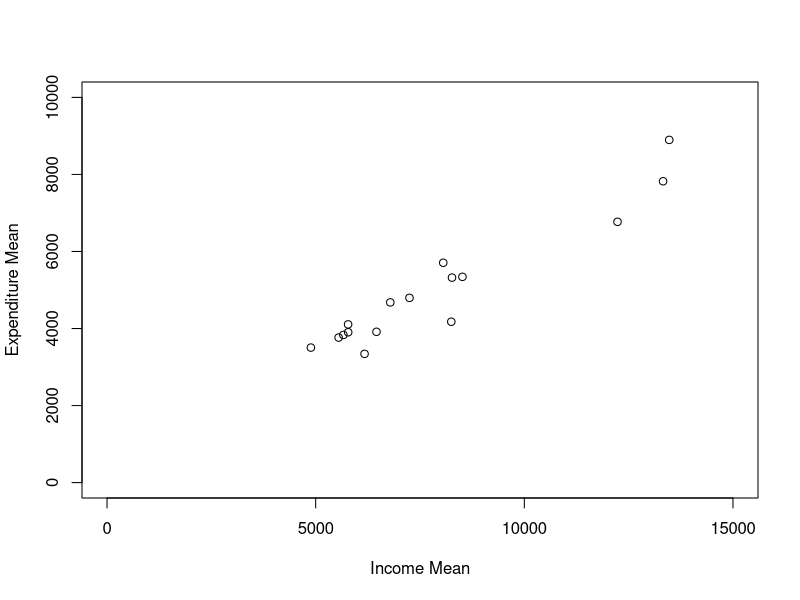
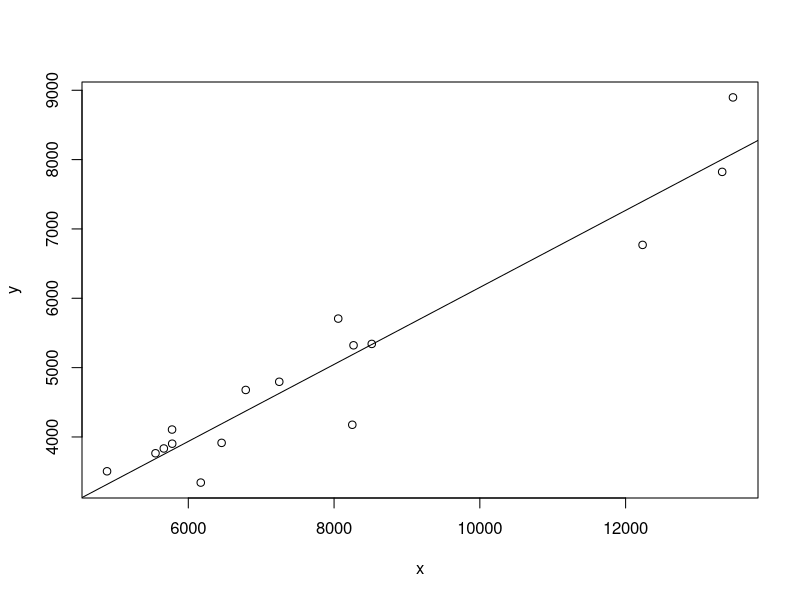

Source code (R) for these figures, in order:
#Hypothesis Testing 2 Samples
# Given data
mean1 <- 8120.23
mean2 <- 6959.33
n1 <- 13
n2 <- 3
s1 <- 3020.16
s2 <- 1126.86

#calculate t statistics
t_stat = (mean1-mean2-0)/(sqrt((s1^2/n1)+(s2^2/n2))) 

#calculate degree of freedom
v =((s1^2/n1)+(s2^2/n2))^2/((((s1^2/n1)^2)/(n1-1))+(((s2^2/n2)^2)/(n2-1)))

# Calculate p-value
p_value = 2 * pt(-abs(t_stat), floor(v))

#find t-value from the table
alpha = 0.05
t.alpha = qt(alpha/2, floor(v))




#Correlation Test
x <- c(8517, 5550, 4885, 8057, 6788, 5777, 8267, 5779, 5664, 12233, 7248, 6171, 6457, 13325, 8250, 13473)
y <- c(5342, 3765, 3505, 5707, 4678, 4107, 5322, 3903, 3834, 6770, 4796, 3342, 3915, 7823, 4176, 8897)

r = cor(x,y)
r
cat("Correlation coefficient (r):", r, "\n")

plot(x,y, xlim=c(0,15000), ylim=c(0,10000), xlab="Income Mean", ylab="Expenditure Mean")

n <- length(x)
df = n-2
t_value <- r / sqrt((1 - r^2) / df)

# Print the degrees of freedom and the t-value
cat("Degrees of freedom (df):", df, "\n")
cat("t-value:", t_value, "\n")

# Calculate the p-value for the t-test
p_value <- 2 * pt(-abs(t_value), df)

# Print the p-value
cat("p-value:", p_value, "\n")

# Determine if the p-value is less than the significance level (e.g., 0.05)
if (p_value < 0.05) {
  cat("Reject the null hypothesis: There is a significant linear correlation.\n")
} else {
  cat("Fail to reject the null hypothesis: There is no significant linear correlation.\n")
  
}





#Regression test
x <- c(8517, 5550, 4885, 8057, 6788, 5777, 8267, 5779, 5664, 12233, 7248, 6171, 6457, 13325, 8250, 13473)
y <- c(5342, 3765, 3505, 5707, 4678, 4107, 5322, 3903, 3834, 6770, 4796, 3342, 3915, 7823, 4176, 8897)

model <- lm(y~x)
model

summary (model)

plot (x,y)
abline (model)




#ANNOVA Test
# Given data
n <-n1 <- n2 <- n3 <- n4 <- 2
k <- 4
mean1 <- 5331
mean2 <- 6908.5
mean3 <- 12779
mean4 <- 7422.5
sd1 <- 630.74
sd2 <- 1921.21
sd3 <- 772.16
sd4 <- 897.32

# 1. Calculate mean, standard deviation, and variance BETWEEN samples
overall_mean <- mean(c(mean1, mean2, mean3, mean4))

# Sum of squares between (SSB)
sd_between <- sqrt(((mean1-overall_mean)^2 + (mean2-overall_mean)^2 + 
                      (mean3-overall_mean)^2 + (mean4-overall_mean)^2)/(4-1))

variance_between <- n*sd_between^2

# 2. Calculate variance WITHIN samples
# Sum of squares within (SSW)
variance_within <- (sd1^2 + sd2^2 + sd3^2 + sd4^2)/k

F_statistic <- variance_between / variance_within

# 4. Calculate degrees of freedom
numerator <- k - 1
denominator <- k * (n - 1)

# 5. Find critical value with alpha = 0.05 from F-distribution table
alpha <- 0.05
f.alpha <- qf(1 - alpha, numerator, denominator)

# Calculate p-value
p_value <- 1 - pf(F_statistic, numerator, denominator)       
       




  
